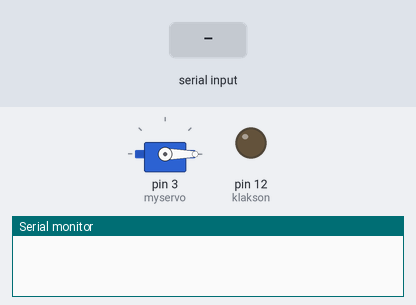
Bench run of a sketch on a simulated Arduino Uno, built with avr-gcc and run on an emulated ATmega328P. Shown: servo, output pins drawn as LEDs (lit = HIGH), the last lines printed to the serial monitor. Inputs (shaded band) come from the test bench.

Above: at 3.2 s.
3.3 s: "A" received over the second serial link
At 3.9 s:
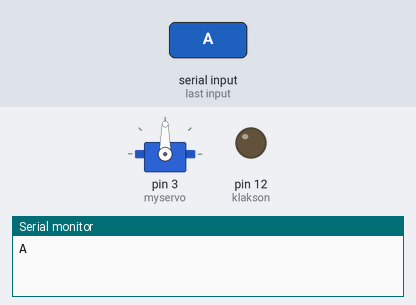
4.8 s: "H" received over the second serial link
At 6.0 s:
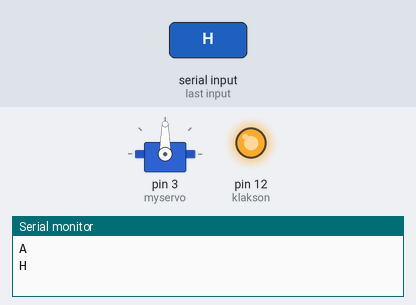
6.3 s: "B" received over the second serial link
At 7.4 s:
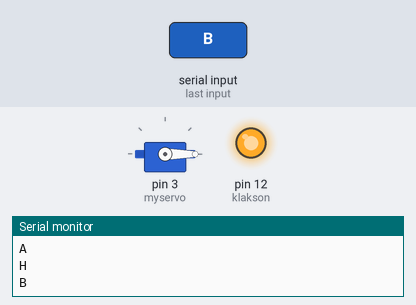
Timing chart, 0 to 9.3 s (numbered marks = the images above; inputs shaded):
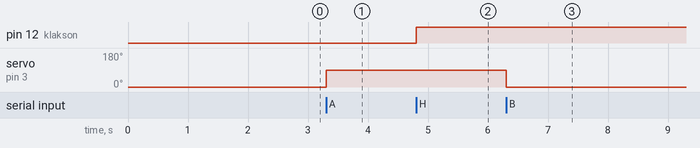

The sketch:

Kontrol_servo_dan_buzzer_pakai_bluetooth.ino
```cpp
#include <Servo.h>
Servo myservo;
#include <SoftwareSerial.h>
SoftwareSerial mySerial(10, 11); // RX, TX
#define klakson 12

void setup() {
  Serial.begin(9600);
  mySerial.begin(9600);
  pinMode(klakson, OUTPUT);
  digitalWrite(klakson,LOW);
  myservo.attach(3);
  myservo.write(0);
  delay(1000);
  myservo.detach();
  delay(1000);
}

void loop() { // run over and over
  if (mySerial.available())
  {
    char data = mySerial.read();
    Serial.println(data);
    switch (data)
    {
      case'A': myservo.attach(3);
               myservo.write(90);
               delay(500);
               myservo.detach();
               delay(500);
               break;
      case'B': myservo.attach(3);
               myservo.write(0);
               delay(500);
               myservo.detach();
               delay(250);
               break;
      case'H': digitalWrite(klakson,HIGH);
               break;
      case'I': digitalWrite(klakson,LOW);
               break;
      default: break;
    }
  }
}
```

Measured:
- after the input at 3.3 s, servo on pin 3 (myservo): 0° → 90° at once
- after the input at 4.8 s, pin 12 (klakson): LOW → HIGH at once
- after the input at 6.3 s, servo on pin 3 (myservo): 90° → 0° at once
